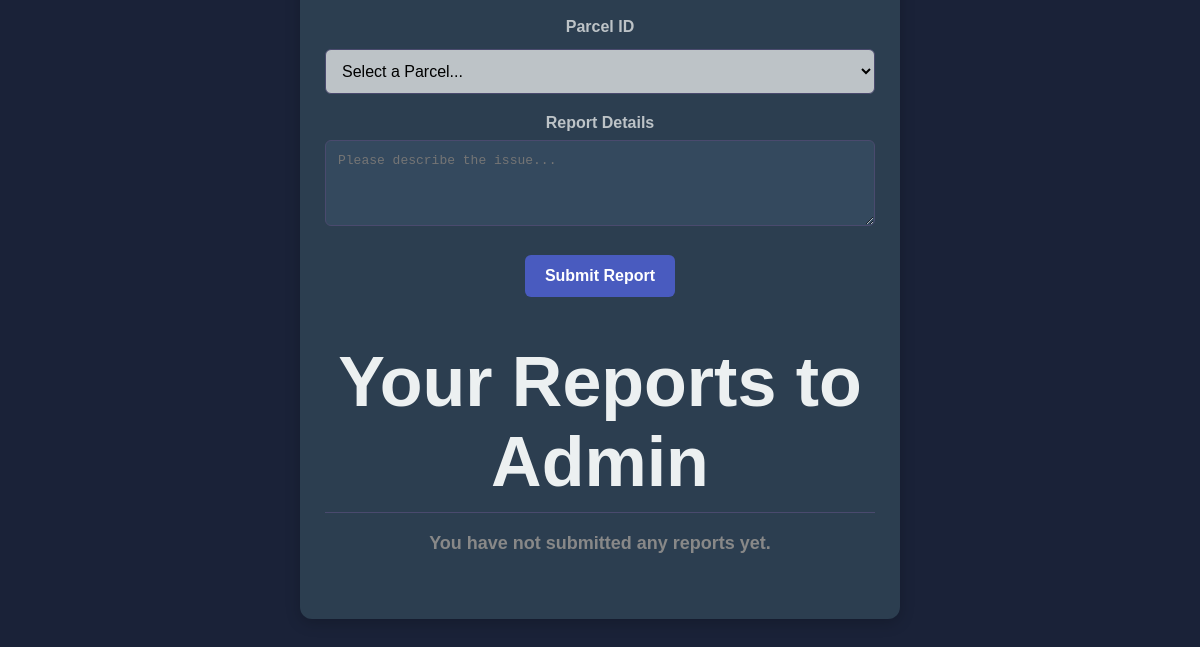
/pages/Homepage.php (signed in, lower part), run on an earlier commit of the app's database.
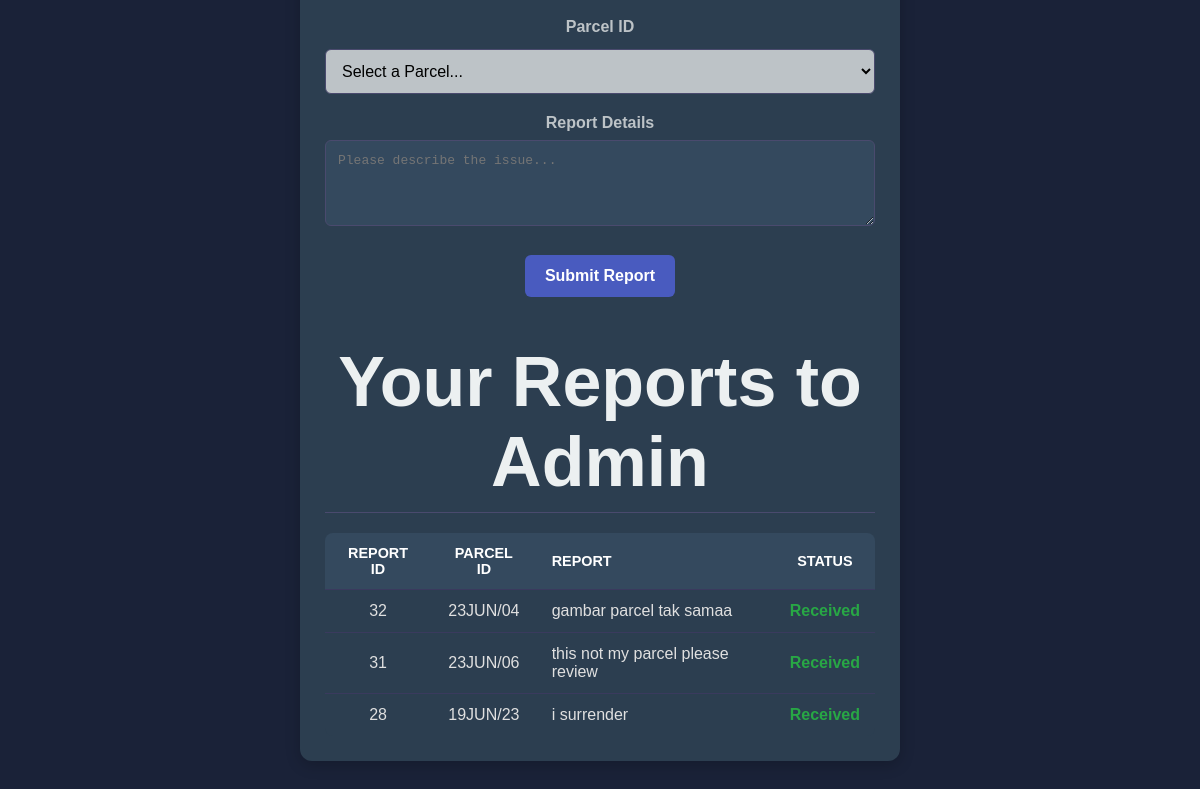
And on a later commit of the database.
### tables this page shows
CREATE TABLE `report` (
  `Report_id` int(11) NOT NULL,
  `Parcel_id` varchar(10) NOT NULL,
  `Student_id` int(11) NOT NULL,
  `Report` text NOT NULL,
  `Status` tinyint(1) NOT NULL DEFAULT 0
);

### pages/Homepage.php (the view, shortened to what this page needs)
<?php
require_once "../controllers/pdo.php";
?>
<!DOCTYPE html>
<html lang="en">
<head>
  <link rel="stylesheet" href="../css/Homepage.css" />
  <link rel="stylesheet" href="../css/style.css" />
  <link rel="stylesheet" href="../css/mousetrailer.css" />
</head>
<body>
  <div class="content">
    <div class="reports-main-container">
      <div class="new-report-section">
        <form method="POST" action="">
          <label for="parcel_id">Parcel ID</label>
          <select name="parcel_id" id="parcel_id" required>
            <option value="">Select a Parcel...</option>
          </select>
          <label for="report_text">Report Details</label>
          <textarea name="report_text" id="report_text" rows="4" required
            placeholder="Please describe the issue..."></textarea>
          <button type="submit" name="submit_report" class="action-btn">Submit Report</button>
        </form>
      </div>
      <div class="student-reports" style="margin-top: 40px;">
        <h2>Your Reports to Admin</h2>
        <?php
        $student_id = $_SESSION['student_id'];
        $stmt = $pdo->prepare("SELECT Report_id, Parcel_id, Report, Status FROM report WHERE Student_id = ? ORDER BY Report_id DESC");
        $stmt->execute([$student_id]);
        $reports = $stmt->fetchAll(PDO::FETCH_ASSOC);
        if (count($reports) === 0): ?>
          <p style="color: #888;">You have not submitted any reports yet.</p>
        <?php else: ?>
          <table class="reports-table">
            <thead>
              <tr>
                <th class="report-id-col">Report ID</th>
                <th class="parcel-id-col">Parcel ID</th>
                <th>Report</th>
                <th class="status-col">Status</th>
              </tr>
            </thead>
            <tbody>
              <?php foreach ($reports as $report): ?>
                <tr>
                  <td class="report-id-col"> <?= htmlspecialchars($report['Report_id']) ?> </td>
                  <td class="parcel-id-col"> <?= htmlspecialchars($report['Parcel_id']) ?> </td>
                  <td> <?= nl2br(htmlspecialchars($report['Report'])) ?> </td>
                  <td class="status-col">
                    <span class="status-<?= $report['Status'] ? 'received' : 'unreceived' ?>">
                      <?= $report['Status'] ? 'Received' : 'Unreceived' ?>
                    </span>
                  </td>
                </tr>
              <?php endforeach; ?>
            </tbody>
          </table>
        <?php endif; ?>
      </div>
    </div>
  </div>
</body>
</html>

What changed in the data, as far as the page shows it:
added report: Report_id "32", Parcel "23JUN/04", Report "gambar parcel tak samaa", Status "Received"
added report: Report_id "31", Parcel "23JUN/06", Report "this not my parcel please review", Status "Received"
added report: Report_id "28", Parcel "19JUN/23", Report "i surrender", Status "Received"
Also different on the page:
text no longer shown: "You have not submitted any reports yet."
text now shown: "REPORT ID PARCEL ID REPORT STATUS"
